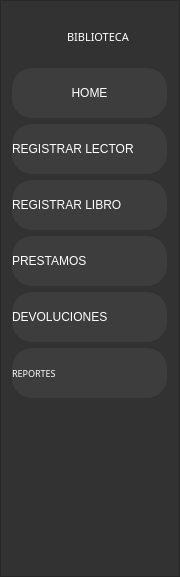
     <widget class="QFrame" name="Full_menu">
      <property name="minimumSize">
       <size>
        <width>180</width>
        <height>180</height>
       </size>
      </property>
      <property name="maximumSize">
       <size>
        <width>0</width>
        <height>16777215</height>
       </size>
      </property>
      <property name="styleSheet">
       <string notr="true">QWidget{
background-color: rgb(50, 50, 50);
}
QPushButton{
background-color: rgb(61,61,61);
border-radius:20px;
color: rgb(255,255,255);
font: 60 7pt &quot;Arial Black&quot;;

}
QPushButton:hover{
background-color: white;
border-radius:20px;
color: rgb(0,0,0);
font: 60 7pt &quot;Arial Black&quot;;
}</string>
      </property>
      <property name="frameShape">
       <enum>QFrame::StyledPanel</enum>
      </property>
      <property name="frameShadow">
       <enum>QFrame::Raised</enum>
      </property>
      <layout class="QGridLayout" name="gridLayout_2">
       <item row="0" column="0">
        <layout class="QHBoxLayout" name="horizontalLayout">
         <property name="spacing">
          <number>5</number>
         </property>
         <item>
          <widget class="QLabel" name="label">
           <property name="minimumSize">
            <size>
             <width>10</width>
             <height>10</height>
            </size>
           </property>
           <property name="maximumSize">
            <size>
             <width>50</width>
             <height>50</height>
            </size>
           </property>
           <property name="font">
            <font>
             <pointsize>12</pointsize>
            </font>
           </property>
           <property name="text">
            <string/>
           </property>
           <property name="pixmap">
            <pixmap resource="resource.qrc">:/newPrefix/biblioteca-en-linea.png</pixmap>
           </property>
           <property name="scaledContents">
            <bool>true</bool>
           </property>
          </widget>
         </item>
         <item>
          <widget class="QLabel" name="label_2">
           <property name="minimumSize">
            <size>
             <width>50</width>
             <height>50</height>
            </size>
           </property>
           <property name="maximumSize">
            <size>
             <width>100</width>
             <height>100</height>
            </size>
           </property>
           <property name="font">
            <font>
             <family>Arial Black</family>
             <pointsize>8</pointsize>
             <weight>7</weight>
             <italic>false</italic>
             <bold>false</bold>
            </font>
           </property>
           <property name="styleSheet">
            <string notr="true">
color: rgb(255,255,255);
font: 60 8pt &quot;Arial Black&quot;;</string>
           </property>
           <property name="text">
            <string>BIBLIOTECA</string>
           </property>
          </widget>
         </item>
        </layout>
       </item>
       <item row="1" column="0">
        <layout class="QVBoxLayout" name="verticalLayout">
         <item>
          <widget class="QPushButton" name="btn_Home">
           <property name="minimumSize">
            <size>
             <width>70</width>
             <height>50</height>
            </size>
           </property>
           <property name="styleSheet">
            <string notr="true">QPushButton{

text-align:center
}</string>
           </property>
           <property name="text">
            <string>HOME</string>
           </property>
           <property name="icon">
            <iconset resource="resource.qrc">
             <normaloff>:/newPrefix/hogar.png</normaloff>:/newPrefix/hogar.png</iconset>
           </property>
           <property name="iconSize">
            <size>
             <width>35</width>
             <height>35</height>
            </size>
           </property>
           <property name="checkable">
            <bool>true</bool>
           </property>
           <property name="checked">
            <bool>false</bool>
           </property>
           <property name="autoExclusive">
            <bool>true</bool>
           </property>
          </widget>
         </item>
         <item>
          <widget class="QPushButton" name="btn_usuario">
           <property name="minimumSize">
            <size>
             <width>70</width>
             <height>50</height>
            </size>
           </property>
           <property name="styleSheet">
            <string notr="true">QPushButton{

text-align:left
}</string>
           </property>
           <property name="text">
            <string>REGISTRAR LECTOR</string>
           </property>
           <property name="icon">
            <iconset resource="resource.qrc">
             <normaloff>:/newPrefix/agregar-usuario.png</normaloff>:/newPrefix/agregar-usuario.png</iconset>
           </property>
           <property name="iconSize">
            <size>
             <width>35</width>
             <height>35</height>
            </size>
           </property>
           <property name="checkable">
            <bool>true</bool>
           </property>
           <property name="checked">
            <bool>false</bool>
           </property>
           <property name="autoExclusive">
            <bool>true</bool>
           </property>
          </widget>
         </item>
         <item>
          <widget class="QPushButton" name="btn_libros">
           <property name="minimumSize">
            <size>
             <width>70</width>
             <height>50</height>
            </size>
           </property>
           <property name="styleSheet">
            <string notr="true">QPushButton{

text-align:left
}</string>
           </property>
           <property name="text">
            <string>REGISTRAR LIBRO</string>
           </property>
           <property name="icon">
            <iconset resource="resource.qrc">
             <normaloff>:/newPrefix/librogfdsgsdg0.png</normaloff>:/newPrefix/librogfdsgsdg0.png</iconset>
           </property>
           <property name="iconSize">
            <size>
             <width>35</width>
             <height>35</height>
            </size>
           </property>
           <property name="checkable">
            <bool>true</bool>
           </property>
           <property name="autoExclusive">
            <bool>true</bool>
           </property>
          </widget>
         </item>
         <item>
          <widget class="QPushButton" name="btn_prestamos">
           <property name="minimumSize">
            <size>
             <width>70</width>
             <height>50</height>
            </size>
           </property>
           <property name="layoutDirection">
            <enum>Qt::LeftToRight</enum>
           </property>
           <property name="styleSheet">
            <string notr="true">QPushButton{

text-align:left
}</string>
           </property>
           <property name="text">
            <string>PRESTAMOS</string>
           </property>
           <property name="icon">
            <iconset resource="resource.qrc">
             <normaloff>:/newPrefix/libro.png</normaloff>:/newPrefix/libro.png</iconset>
           </property>
           <property name="iconSize">
            <size>
             <width>35</width>
             <height>35</height>
            </size>
           </property>
           <property name="checkable">
            <bool>true</bool>
           </property>
           <property name="autoExclusive">
            <bool>true</bool>
           </property>
          </widget>
         </item>
         <item>
          <widget class="QPushButton" name="pushButton_6">
           <property name="minimumSize">
            <size>
             <width>70</width>
             <height>50</height>
            </size>
           </property>
           <property name="styleSheet">
            <string notr="true">QPushButton{

text-align:left
}</string>
           </property>
           <property name="text">
            <string>DEVOLUCIONES</string>
           </property>
           <property name="icon">
            <iconset resource="resource.qrc">
             <normaloff>:/newPrefix/return_5597034.png</normaloff>:/newPrefix/return_5597034.png</iconset>
           </property>
           <property name="iconSize">
            <size>
             <width>35</width>
             <height>35</height>
            </size>
           </property>
           <property name="checkable">
            <bool>true</bool>
           </property>
           <property name="checked">
            <bool>true</bool>
           </property>
           <property name="autoExclusive">
            <bool>true</bool>
           </property>
          </widget>
         </item>
         <item>
          <widget class="QPushButton" name="pushButton_7">
           <property name="minimumSize">
            <size>
             <width>70</width>
             <height>50</height>
            </size>
           </property>
           <property name="font">
            <font>
             <family>Arial Black</family>
             <pointsize>7</pointsize>
             <weight>7</weight>
             <italic>false</italic>
             <bold>false</bold>
            </font>
           </property>
           <property name="styleSheet">
            <string notr="true">QPushButton{

text-align:left
}</string>
           </property>
           <property name="text">
            <string>REPORTES</string>
           </property>
           <property name="icon">
            <iconset resource="resource.qrc">
             <normaloff>:/newPrefix/reporte-anual.png</normaloff>:/newPrefix/reporte-anual.png</iconset>
           </property>
           <property name="iconSize">
            <size>
             <width>35</width>
             <height>35</height>
            </size>
           </property>
           <property name="checkable">
            <bool>true</bool>
           </property>
           <property name="checked">
            <bool>true</bool>
           </property>
           <property name="autoExclusive">
            <bool>true</bool>
           </property>
          </widget>
         </item>
        </layout>
       </item>
       <item row="2" column="0">
        <spacer name="verticalSpacer">
         <property name="orientation">
          <enum>Qt::Vertical</enum>
         </property>
         <property name="sizeHint" stdset="0">
          <size>
           <width>17</width>
           <height>167</height>
          </size>
         </property>
        </spacer>
       </item>
      </layout>
     </widget>
